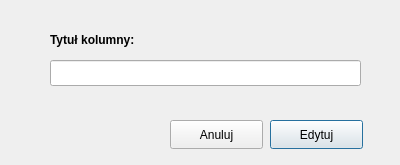
<?xml version="1.0" encoding="UTF-8"?>
<ui version="4.0">
 <class>ColNameEditForm</class>
 <widget class="QDialog" name="ColNameEditForm">
  <property name="geometry">
   <rect>
    <x>0</x>
    <y>0</y>
    <width>400</width>
    <height>165</height>
   </rect>
  </property>
  <property name="windowTitle">
   <string>Dialog</string>
  </property>
  <widget class="QLabel" name="labelTitle">
   <property name="geometry">
    <rect>
     <x>50</x>
     <y>30</y>
     <width>161</width>
     <height>20</height>
    </rect>
   </property>
   <property name="font">
    <font>
     <bold>true</bold>
    </font>
   </property>
   <property name="text">
    <string>Tytuł kolumny:</string>
   </property>
  </widget>
  <widget class="QLineEdit" name="titleLine">
   <property name="geometry">
    <rect>
     <x>50</x>
     <y>60</y>
     <width>311</width>
     <height>26</height>
    </rect>
   </property>
  </widget>
  <widget class="QPushButton" name="cancelButton">
   <property name="geometry">
    <rect>
     <x>170</x>
     <y>120</y>
     <width>93</width>
     <height>29</height>
    </rect>
   </property>
   <property name="text">
    <string>Anuluj</string>
   </property>
   <property name="autoDefault">
    <bool>false</bool>
   </property>
  </widget>
  <widget class="QPushButton" name="editButton">
   <property name="geometry">
    <rect>
     <x>270</x>
     <y>120</y>
     <width>93</width>
     <height>29</height>
    </rect>
   </property>
   <property name="text">
    <string>Edytuj</string>
   </property>
   <property name="autoDefault">
    <bool>true</bool>
   </property>
  </widget>
 </widget>
 <resources/>
 <connections/>
</ui>
